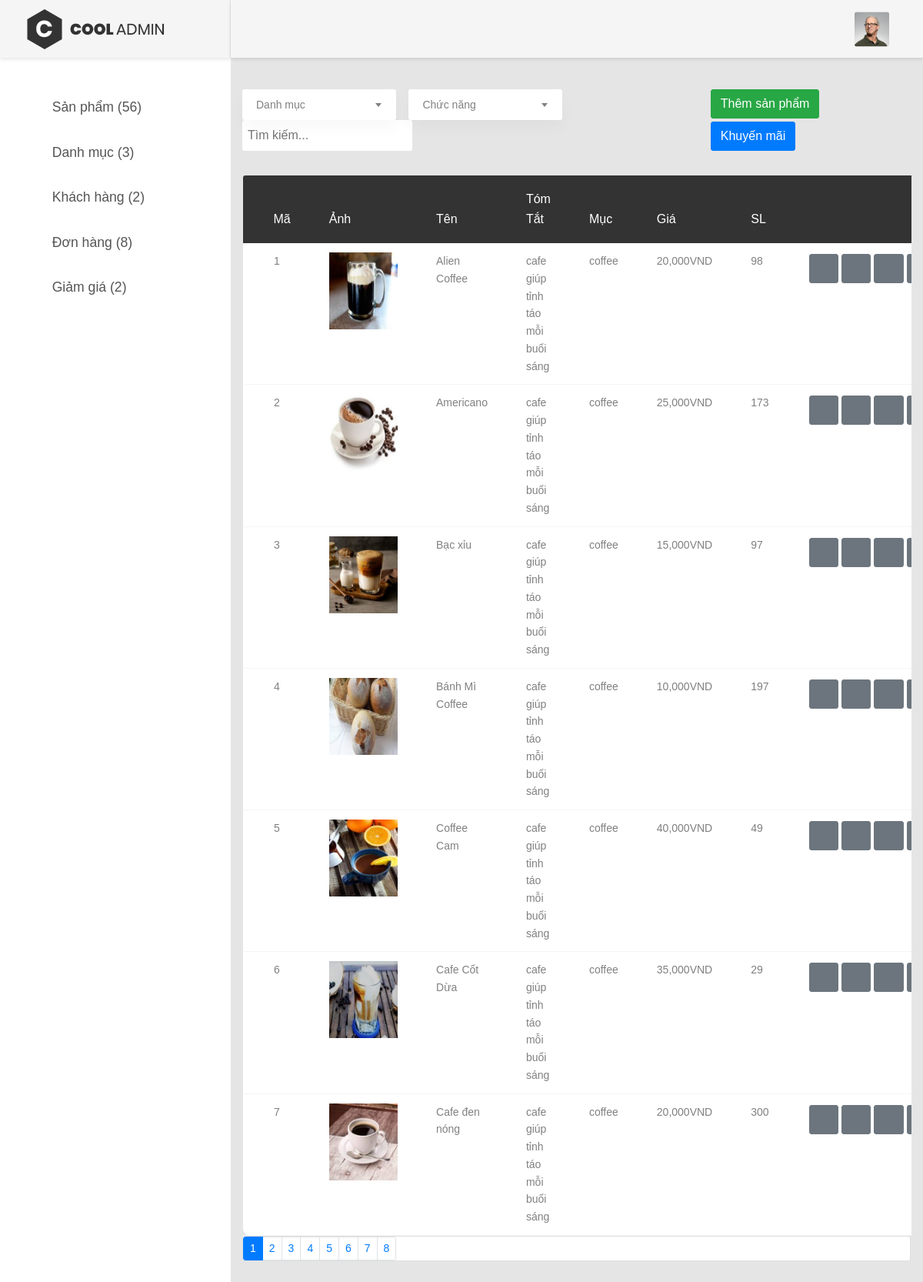
Screenshot of /PHP/admin/index.php with the database file from the repository.
### tables this page shows
CREATE TABLE `products` (
  `id` int(255) UNSIGNED NOT NULL,
  `img` varchar(255) NOT NULL,
  `title` varchar(255) NOT NULL,
  `summary` varchar(255) NOT NULL,
  `casebook` varchar(255) NOT NULL,
  `price` int(255) NOT NULL,
  `amount` int(255) NOT NULL,
  `love` int(255) NOT NULL,
  `count_buying` int(255) NOT NULL
);

### PHP/code.php (called while the page is built, shortened)
<?php
function getCasebook()
{
    global $conn;
    $sql = "SELECT * FROM cases";
    return $conn->query($sql);
}
function getAllProduct($numpage)
{
    global $conn;
    $sql = "SELECT * FROM products LIMIT $numpage,7";
    return $conn->query($sql);
}
function getAllProductNoNumpage()
{
    global $conn;
    $sql = "SELECT * FROM products";
    return $conn->query($sql);
}
function getAllUserNoNumpage()
{
    global $conn;
    $sql = "SELECT * FROM users";
    return $conn->query($sql);
}
function getOrderNoNumpage()
{
    global $conn;
    $sql = "SELECT * FROM orders";
    return $conn->query($sql);
}
function getDiscounting()
{
    global $conn;
    $sql = "SELECT * FROM discounting";
    return $conn->query($sql);
}
function checkProductIsDiscounting($idProduct)
{
    global $conn;
    $date = new DateTime();
    $date_format = date_format($date, "Y-m-d");
    $sql = "SELECT * FROM discounting WHERE time_start <= '$date_format' AND '$date_format' <= time_end ";
    $result = $conn->query($sql);
}

### PHP/admin/page/product.php (the view, shortened to what this page needs)
<div class="table-data__tool">
    <div class="table-data__tool-left">
        <div class="rs-select2--light rs-select2--md" style="width: 200px;">
        </div>
        <div class="rs-select2--light rs-select2--sm" style="width: 200px;">
        </div>
        <input placeholder="Tìm kiếm..." type="text" id="searchProduct" onkeyup="searchProduct(this,0)" style="padding:7px;border-radius:3px;">
    </div>
    <div class="table-data__tool-right">
        <button type="button" class="btn btn-success mb-1" data-toggle="modal" data-target="#addNewProduct">
            Thêm sản phẩm
        </button>
        <button class="btn btn-primary" style="margin-bottom:4px" data-toggle="modal" data-target="#exampleModal">Khuyến mãi</button>
    </div>
</div>
<div class="table-responsive m-b-40" style="overflow:hidden">
    <table class="table table-borderless table-data3">
        <thead>
            <tr style="cursor:pointer">
                <th onclick="sortProduct('id',0)">Mã</th>
                <th onclick="sortProduct('img',0)">Ảnh</th>
                <th onclick="sortProduct('title',0)">Tên</th>
                <th onclick="sortProduct('summary',0)">Tóm Tắt</th>
                <th onclick="sortProduct('casebook',0)">Mục</th>
                <th onclick="sortProduct('price',0)">Giá</th>
                <th onclick="sortProduct('amount',0)">SL</th>
                <th></th>
            </tr>
        </thead>
        <tbody id="table_product">
            <?php
            $result = getAllProduct(0);
            while ($row = $result->fetch_assoc()) {
                ?>
                <tr id="tr<?php echo $row['id'] ?>">
                    <td><?php echo $row['id'] ?></td>
                    <td><img src="../public/<?php echo $row['img'] ?>" alt=""></td>
                    <td><?php echo $row['title'] ?></td>
                    <td><?php echo $row['summary'] ?></td>
                    <td><?php echo $row['casebook'] ?></td>
                    <td><?php echo number_format($row['price']) ?>VND</td>
                    <td><?php echo $row['amount'] ?></td>
                    <td>
                        <div class="table-data-feature">
                            <button onclick="updateProduct(<?php echo $row['id'] ?>)" style="margin:2px;" type="button" class="btn btn-secondary  mb-1" data-toggle="modal" data-target="#updateProduct">
                                <i class="zmdi zmdi-edit"></i>
                            </button>
                            <button style="margin:2px;" class="btn btn-secondary  mb-1" data-toggle="tooltip" data-placement="top" onclick="deleteProduct(<?php echo $row['id'] ?>)" title="Delete">
                                <i class="zmdi zmdi-delete"></i>
                            </button><br>
                            <button style="margin:2px;" type="button" class="btn btn-secondary  mb-1" data-toggle="modal" data-target="#moreProduct" onclick="moreProduct(<?php echo $row['id'] ?>)">
                                <i class="zmdi zmdi-more"></i>
                            </button>
                            <?php
                            if (checkProductIsDiscounting($row['id'])) {
                                ?>
                                <button class="btn btn-success mb-1" style="margin:2px;font-weight:600" type="button">
                                    %
                                </button>
                            <?php
                        } else {
                            ?>
                                <button class="btn btn-secondary mb-1" style="margin:2px;font-weight:600" type="button">
                                </button>
                            <?php } ?>
                        </div>
                    </td>
                </tr>
            <?php
        }
        ?>
        </tbody>
    </table>
    <div class="card ">
        <div id="pagination">
            <nav aria-label=" ...">
                <ul class="pagination pagination-sm">
                    <?php
                    $result = getAllProductNoNumpage();
                    $numpage = ceil($result->num_rows / 7);
                    for ($i = 1; $i <=  $numpage; $i++) {
                        $pos = ($i - 1) * 7;
                        ?>
                        <li class="page-item <?php if ($i == 1) echo " active" ?>">
                            <button class="page-link" type="button" onclick="getProduct(<?php echo $pos ?>,<?php echo $i ?>)"><?php echo $i ?></button>
                        </li>
                    <?php
                } ?>
                </ul>
            </nav>
        </div>
    </div>
</div>

### PHP/admin/index.php (shortened to what this page needs)
<?php
if (isset($_GET['page'])) {
    $page = $_GET['page'];
} else {
    $page = "";
}
require "../database.php";
require "../code.php";
?>
<!DOCTYPE html>
<html lang="en">
<head>
    <link href="public/css/font-face.css" rel="stylesheet" media="all">
    <link href="public/vendor/font-awesome-4.7/css/font-awesome.min.css" rel="stylesheet" media="all">
    <link href="public/vendor/font-awesome-5/css/fontawesome-all.min.css" rel="stylesheet" media="all">
    <link href="public/vendor/mdi-font/css/material-design-iconic-font.min.css" rel="stylesheet" media="all">
    <link href="public/vendor/bootstrap-4.1/bootstrap.min.css" rel="stylesheet" media="all">
    <link href="public/vendor/animsition/animsition.min.css" rel="stylesheet" media="all">
    <link href="public/vendor/bootstrap-progressbar/bootstrap-progressbar-3.3.4.min.css" rel="stylesheet" media="all">
    <link href="public/vendor/wow/animate.css" rel="stylesheet" media="all">
    <link href="public/vendor/css-hamburgers/hamburgers.min.css" rel="stylesheet" media="all">
    <link href="public/vendor/slick/slick.css" rel="stylesheet" media="all">
    <link href="public/vendor/select2/select2.min.css" rel="stylesheet" media="all">
    <link href="public/vendor/perfect-scrollbar/perfect-scrollbar.css" rel="stylesheet" media="all">
    <link href="public/css/theme.css" rel="stylesheet" media="all">
    <link href="public/css/style.css" rel="stylesheet" media="all">
    <link rel="stylesheet" href="../css/snackbar.css" />
</head>
<body class="animsition">
    <div class="page-wrapper">
        <?php require "block/sidebar.php"; ?>
        <div class="page-container">
            <?php require "block/header_desktop.php" ?>
            <div class="main-content">
                <div class="section__content section__content--p30">
                    <div class="container-fluid">
                        <div class="row">
                            <div class="col-md-12">
                                <?php
                                switch ($page) {
                                    default:
                                        require "page/product.php";
                                }
                                ?>
                            </div>
                        </div>
                    </div>
                </div>
            </div>
        </div>
    </div>
</body>
</html>

### PHP/admin/block/sidebar.php
<aside class="menu-sidebar d-none d-lg-block">
    <div class="logo">
        <a href="../">
            <img src="images/icon/logo.png" alt="Cool Admin" />
        </a>
    </div>
    <div class="menu-sidebar__content js-scrollbar1">
        <nav class="navbar-sidebar mystyle_aside">
            <ul class="list-unstyled navbar__list">
                <li>
                    <a href="?page=product">
                        <i class="fas fa-table"></i>Sản phẩm <span>(<?php echo getAllProductNoNumpage()->num_rows ?>)</span></a>
                </li>
                <li>
                    <a href="?page=category">
                        <i class="fas fa-chart-bar"></i>Danh mục (<?php echo getCasebook()->num_rows ?>)</a>
                </li>
                <li class="has-sub">
                    <a class="js-arrow" href="?page=customer">
                        <i class="fas fa-tachometer-alt"></i>Khách hàng (<?php echo getAllUserNoNumpage()->num_rows ?>)</a>
                </li>
                <li>
                    <a href="?page=order">
                        <i class="fas fa-chart-bar"></i>Đơn hàng (<?php echo getOrderNoNumpage()->num_rows ?>)</a>
                </li>
                <li>
                    <a href="?page=discounting">
                        <i class="fas fa-chart-bar"></i>Giảm giá (<?php echo getDiscounting()->num_rows ?>)</a>
                </li>
            </ul>
        </nav>
    </div>
</aside>

### PHP/admin/block/header_desktop.php (shortened to what this page needs)
<header class="header-desktop">
    <div class="section__content section__content--p30">
        <div class="container-fluid">
            <div class="header-wrap">
                <div class="header-button">
                    <div class="account-wrap">
                        <div class="account-item clearfix js-item-menu">
                            <div class="image">
                                <img src="images/icon/avatar-01.jpg" alt="John Doe" />
                            </div>
                            <div class="content">
                                <a class="js-acc-btn" href="#"><?php echo $_SESSION['firstname'] ?></a>
                            </div>
                        </div>
                    </div>
                </div>
            </div>
        </div>
    </div>
</header>

### PHP/admin/public/css/style.css (style rules this page uses)
.mystyle_aside ul li a { font-size: 1.1em !important; }

### rows the page displays
products: id "1", img (picture), title "Alien Coffee", summary "cafe giúp tỉnh táo mỗi buổi sáng", casebook "coffee", price "20,000", amount "98"
products: id "2", img (picture), title "Americano", summary "cafe giúp tỉnh táo mỗi buổi sáng", casebook "coffee", price "25,000", amount "173"
products: id "3", img (picture), title "Bạc xỉu", summary "cafe giúp tỉnh táo mỗi buổi sáng", casebook "coffee", price "15,000", amount "97"
products: id "4", img (picture), title "Bánh Mì Coffee", summary "cafe giúp tỉnh táo mỗi buổi sáng", casebook "coffee", price "10,000", amount "197"
products: id "5", img (picture), title "Coffee Cam", summary "cafe giúp tỉnh táo mỗi buổi sáng", casebook "coffee", price "40,000", amount "49"
products: id "6", img (picture), title "Cafe Cốt Dừa", summary "cafe giúp tỉnh táo mỗi buổi sáng", casebook "coffee", price "35,000", amount "29"
products: id "7", img (picture), title "Cafe đen nóng", summary "cafe giúp tỉnh táo mỗi buổi sáng", casebook "coffee", price "20,000", amount "300"

### other values shown
getAllProductNoNumpage()->num_rows "56"
getCasebook()->num_rows "3"
getAllUserNoNumpage()->num_rows "2"
getOrderNoNumpage()->num_rows "8"
getDiscounting()->num_rows "2"
